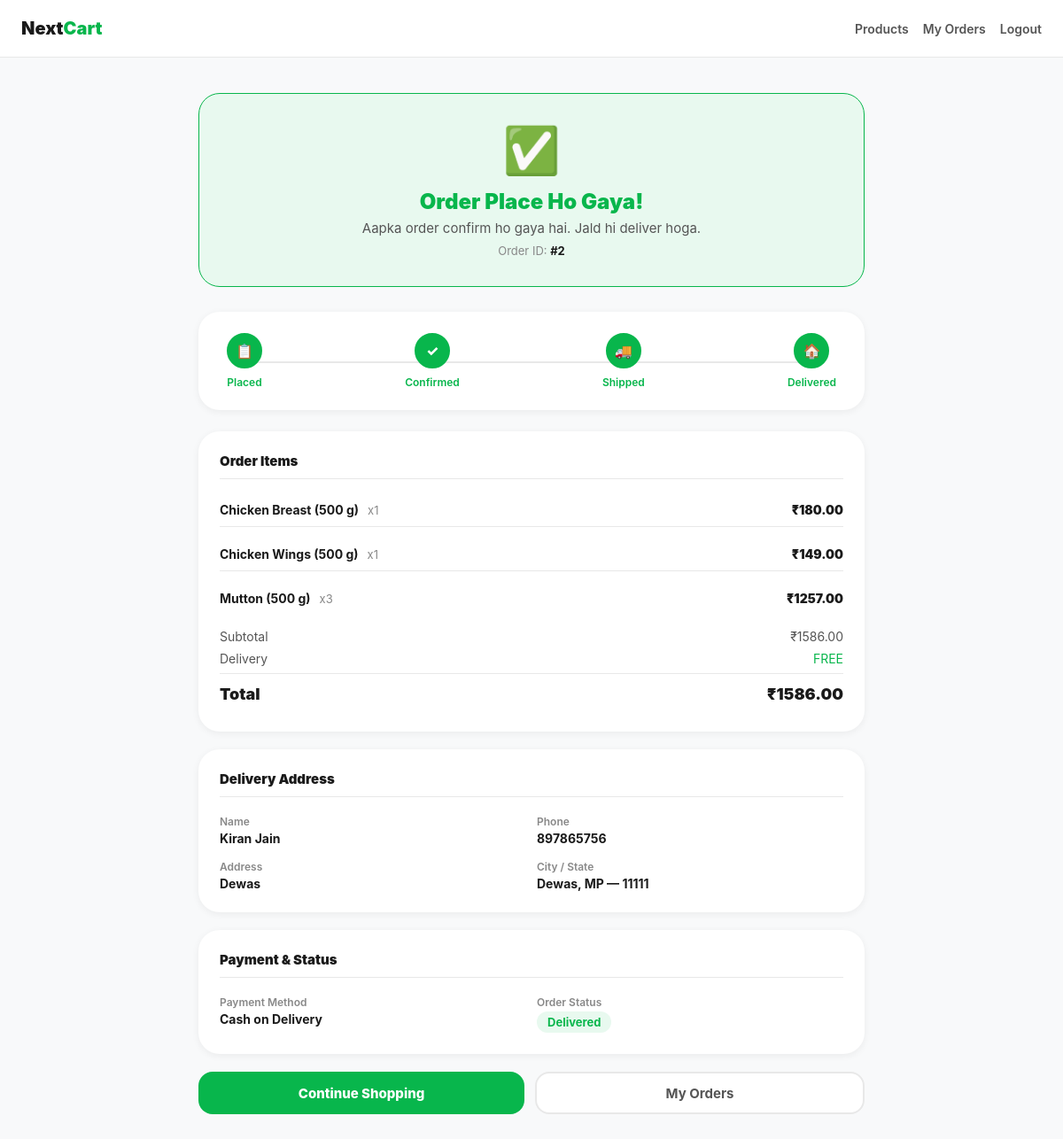
The page /orders/2/ (signed in) on the database its author committed.
### apps/orders/models.py (models this page shows, shortened)
class Order(models.Model):
    STATUS_CHOICES = [
        ('pending',   'Pending'),
        ('confirmed', 'Confirmed'),
        ('shipped',   'Shipped'),
        ('delivered', 'Delivered'),
        ('cancelled', 'Cancelled'),
    ]
    PAYMENT_CHOICES = [
        ('cod',    'Cash on Delivery'),
        ('online', 'Online Payment'),
    ]
    user           = models.ForeignKey(settings.AUTH_USER_MODEL, on_delete=models.CASCADE, related_name='orders')
    status         = models.CharField(max_length=20, choices=STATUS_CHOICES, default='pending')
    total_amount   = models.DecimalField(max_digits=10, decimal_places=2)
    full_name      = models.CharField(max_length=150)
    phone          = models.CharField(max_length=15)
    address_line1  = models.CharField(max_length=255)
    address_line2  = models.CharField(max_length=255, blank=True)
    city           = models.CharField(max_length=100)
    state          = models.CharField(max_length=100)
    pincode        = models.CharField(max_length=10)
    payment_method = models.CharField(max_length=50, choices=PAYMENT_CHOICES, default='cod')
    is_paid        = models.BooleanField(default=False)
    created_at     = models.DateTimeField(auto_now_add=True)
    updated_at     = models.DateTimeField(auto_now=True)
    class Meta:
        db_table = 'orders'
        ordering = ['-created_at']

class OrderItem(models.Model):
    order        = models.ForeignKey(Order, on_delete=models.CASCADE, related_name='items')
    product      = models.ForeignKey(Product, on_delete=models.SET_NULL, null=True, related_name='order_items')
    product_name = models.CharField(max_length=255)
    price        = models.DecimalField(max_digits=10, decimal_places=2)
    quantity     = models.PositiveIntegerField()
    class Meta:
        db_table = 'order_items'
    @property
    def subtotal(self):
        return self.price * self.quantity

### apps/orders/views.py (the view)
# urls.py: path('<int:order_id>/',  views.OrderDetailView.as_view(), name='order_detail'),
@method_decorator(login_required, name='dispatch')
class OrderDetailView(View):
    def get(self, request, order_id):
        order = get_object_or_404(Order, id=order_id, user=request.user)
        return render(request, 'orders/order_detail.html', {'order': order})

### templates/orders/order_detail.html (shortened to what this page needs)
{% load static %}
<!DOCTYPE html>
<html lang="en">
<head>
    <link rel="stylesheet" href="{% static 'css/orders/order_detail.css' %}">
</head>
<body>
<nav class="navbar">
    <div class="nav-inner">
        <a href="/" class="nav-logo">Next<span>Cart</span></a>
        <div class="nav-links">
            <a href="{% url 'products:product_list' %}">Products</a>
            <a href="{% url 'orders:order_history' %}">My Orders</a>
            <a href="{% url 'accounts:logout' %}">Logout</a>
        </div>
    </div>
</nav>
<div class="page">
    <div class="success-banner">
        <div class="success-icon">✅</div>
        <h2>Order Place Ho Gaya!</h2>
        <p>Aapka order confirm ho gaya hai. Jald hi deliver hoga.</p>
        <div class="order-id">Order ID: <strong>#{{ order.id }}</strong></div>
    </div>
    <div class="status-steps">
        <div class="step {% if order.status in 'pending,confirmed,shipped,delivered' %}active{% endif %}">
            <div class="step-circle">📋</div>
            <div class="step-label">Placed</div>
        </div>
        <div class="step {% if order.status in 'confirmed,shipped,delivered' %}active{% endif %}">
            <div class="step-circle">✓</div>
            <div class="step-label">Confirmed</div>
        </div>
        <div class="step {% if order.status in 'shipped,delivered' %}active{% endif %}">
            <div class="step-circle">🚚</div>
            <div class="step-label">Shipped</div>
        </div>
        <div class="step {% if order.status == 'delivered' %}active{% endif %}">
            <div class="step-circle">🏠</div>
            <div class="step-label">Delivered</div>
        </div>
    </div>
    <div class="card">
        <h3>Order Items</h3>
        <div class="order-items">
            {% for item in order.items.all %}
            <div class="order-item">
                <div>
                    <span class="name">{{ item.product_name }}</span>
                    <span class="qty">x{{ item.quantity }}</span>
                </div>
                <div class="price">₹{{ item.subtotal }}</div>
            </div>
            {% endfor %}
        </div>
        <div style="margin-top:16px;">
            <div class="total-row">
                <span>Subtotal</span>
                <span>₹{{ order.total_amount }}</span>
            </div>
            <div class="total-row">
                <span>Delivery</span>
                <span style="color:var(--primary)">FREE</span>
            </div>
            <div class="total-row grand">
                <span>Total</span>
                <span>₹{{ order.total_amount }}</span>
            </div>
        </div>
    </div>
    <div class="card">
        <h3>Delivery Address</h3>
        <div class="address-grid">
            <div class="addr-field">
                <label>Name</label>
                <p>{{ order.full_name }}</p>
            </div>
            <div class="addr-field">
                <label>Phone</label>
                <p>{{ order.phone }}</p>
            </div>
            <div class="addr-field">
                <label>Address</label>
                <p>{{ order.address_line1 }}{% if order.address_line2 %}, {{ order.address_line2 }}{% endif %}</p>
            </div>
            <div class="addr-field">
                <label>City / State</label>
                <p>{{ order.city }}, {{ order.state }} — {{ order.pincode }}</p>
            </div>
        </div>
    </div>
    <div class="card">
        <h3>Payment & Status</h3>
        <div class="address-grid">
            <div class="addr-field">
                <label>Payment Method</label>
                <p>{{ order.get_payment_method_display }}</p>
            </div>
            <div class="addr-field">
                <label>Order Status</label>
                <p><span class="status-badge status-{{ order.status }}">{{ order.get_status_display }}</span></p>
            </div>
        </div>
    </div>
    <div class="actions">
        <a href="{% url 'products:product_list' %}" class="btn-primary">Continue Shopping</a>
        <a href="{% url 'orders:order_history' %}" class="btn-outline">My Orders</a>
    </div>
</div>
</body>
</html>

### rows shown on the page
Order: id "2", total_amount "1586.00", full_name "Kiran Jain", phone "897865756", address_line1 "Dewas", city "Dewas", state "MP", pincode "11111", payment_method "Cash on Delivery", status "Delivered"
OrderItem: product_name "Chicken Breast (500 g)", quantity "1", subtotal "180.00"
OrderItem: product_name "Chicken Wings (500 g)", quantity "1", subtotal "149.00"
OrderItem: product_name "Mutton (500 g)", quantity "3", subtotal "1257.00"
